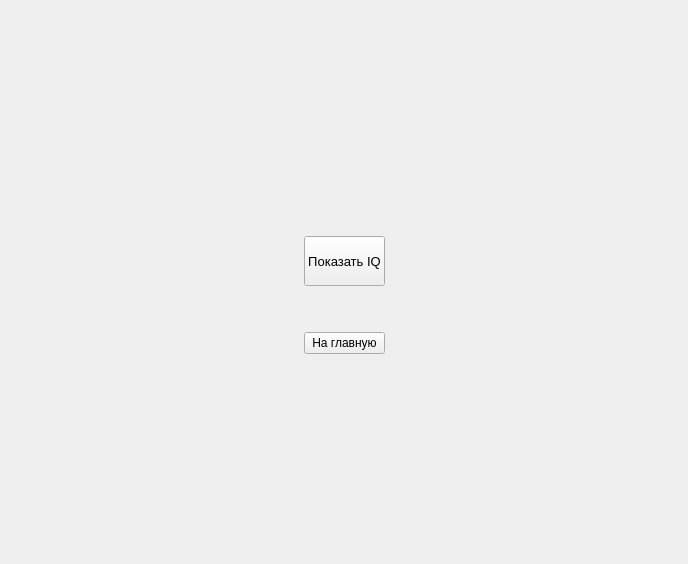
      <widget class="QWidget" name="page_12">
       <layout class="QGridLayout" name="gridLayout_17">
        <property name="leftMargin">
         <number>0</number>
        </property>
        <property name="topMargin">
         <number>0</number>
        </property>
        <property name="rightMargin">
         <number>0</number>
        </property>
        <property name="bottomMargin">
         <number>0</number>
        </property>
        <property name="spacing">
         <number>0</number>
        </property>
        <item row="0" column="0">
         <widget class="QWidget" name="widget_12" native="true">
          <layout class="QGridLayout" name="gridLayout_18">
           <item row="5" column="1">
            <widget class="QPushButton" name="pushButton_118">
             <property name="text">
              <string>На главную</string>
             </property>
            </widget>
           </item>
           <item row="3" column="2">
            <spacer name="horizontalSpacer_18">
             <property name="orientation">
              <enum>Qt::Horizontal</enum>
             </property>
             <property name="sizeHint" stdset="0">
              <size>
               <width>294</width>
               <height>20</height>
              </size>
             </property>
            </spacer>
           </item>
           <item row="6" column="1">
            <spacer name="verticalSpacer_25">
             <property name="orientation">
              <enum>Qt::Vertical</enum>
             </property>
             <property name="sizeHint" stdset="0">
              <size>
               <width>20</width>
               <height>201</height>
              </size>
             </property>
            </spacer>
           </item>
           <item row="2" column="1">
            <widget class="QLabel" name="label_56">
             <property name="text">
              <string/>
             </property>
            </widget>
           </item>
           <item row="0" column="1">
            <spacer name="verticalSpacer_24">
             <property name="orientation">
              <enum>Qt::Vertical</enum>
             </property>
             <property name="sizeHint" stdset="0">
              <size>
               <width>20</width>
               <height>201</height>
              </size>
             </property>
            </spacer>
           </item>
           <item row="3" column="1">
            <widget class="QPushButton" name="pushButton_27">
             <property name="minimumSize">
              <size>
               <width>0</width>
               <height>50</height>
              </size>
             </property>
             <property name="font">
              <font>
               <pointsize>10</pointsize>
              </font>
             </property>
             <property name="text">
              <string>Показать IQ</string>
             </property>
            </widget>
           </item>
           <item row="2" column="0">
            <spacer name="horizontalSpacer_17">
             <property name="orientation">
              <enum>Qt::Horizontal</enum>
             </property>
             <property name="sizeHint" stdset="0">
              <size>
               <width>295</width>
               <height>20</height>
              </size>
             </property>
            </spacer>
           </item>
           <item row="4" column="1">
            <spacer name="verticalSpacer_70">
             <property name="orientation">
              <enum>Qt::Vertical</enum>
             </property>
             <property name="sizeType">
              <enum>QSizePolicy::Minimum</enum>
             </property>
             <property name="sizeHint" stdset="0">
              <size>
               <width>20</width>
               <height>40</height>
              </size>
             </property>
            </spacer>
           </item>
          </layout>
         </widget>
        </item>
       </layout>
      </widget>
